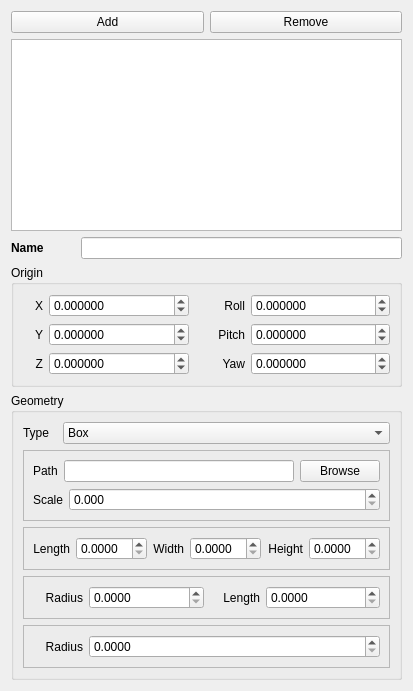
          <widget class="QWidget" name="CollisionTab">
            <attribute name="title">
              <string>Collision</string>
            </attribute>
            <layout class="QVBoxLayout">
              <item>
                <layout class="QHBoxLayout">
                  <item>
                    <widget class="QPushButton" name="AddCollisionButton">
                      <property name="text">
                        <string>Add</string>
                      </property>
                    </widget>
                  </item>
                  <item>
                    <widget class="QPushButton" name="RemoveCollisionButton">
                      <property name="text">
                        <string>Remove</string>
                      </property>
                    </widget>
                  </item>
                </layout>
              </item>
              <item>
                <widget class="QListWidget" name="CollisionListWidget"/>
              </item>
              <item>
                <layout class="QHBoxLayout">
                  <item>
                    <widget class="QLabel" name="label_47">
                      <property name="minimumSize">
                        <size>
                          <width>64</width>
                          <height>0</height>
                        </size>
                      </property>
                      <property name="font">
                        <font>
                          <weight>75</weight>
                          <bold>true</bold>
                        </font>
                      </property>
                      <property name="text">
                        <string>Name</string>
                      </property>
                    </widget>
                  </item>
                  <item>
                    <widget class="QLineEdit" name="CollisionNameLineEdit"/>
                  </item>
                </layout>
              </item>
              <item>
                <widget class="QGroupBox" name="CollisionOriginGroupBox">
                  <property name="enabled">
                    <bool>true</bool>
                  </property>
                  <property name="title">
                    <string>Origin</string>
                  </property>
                  <layout class="QGridLayout" name="gridLayout_5">
                    <item row="1" column="2">
                      <widget class="QLabel" name="label_20">
                        <property name="maximumSize">
                          <size>
                            <width>50</width>
                            <height>16777215</height>
                          </size>
                        </property>
                        <property name="layoutDirection">
                          <enum>Qt::LeftToRight</enum>
                        </property>
                        <property name="text">
                          <string>Pitch</string>
                        </property>
                        <property name="alignment">
                          <set>Qt::AlignRight|Qt::AlignTrailing|Qt::AlignVCenter</set>
                        </property>
                      </widget>
                    </item>
                    <item row="1" column="3">
                      <widget class="QDoubleSpinBox" name="CollisionOriginPitchSpinBox">
                        <property name="decimals">
                          <number>6</number>
                        </property>
                        <property name="minimum">
                          <double>-3.141592000000000</double>
                        </property>
                        <property name="maximum">
                          <double>3.141592000000000</double>
                        </property>
                        <property name="singleStep">
                          <double>0.001000000000000</double>
                        </property>
                      </widget>
                    </item>
                    <item row="2" column="0">
                      <widget class="QLabel" name="label_21">
                        <property name="maximumSize">
                          <size>
                            <width>20</width>
                            <height>16777215</height>
                          </size>
                        </property>
                        <property name="layoutDirection">
                          <enum>Qt::LeftToRight</enum>
                        </property>
                        <property name="text">
                          <string>Z</string>
                        </property>
                        <property name="alignment">
                          <set>Qt::AlignRight|Qt::AlignTrailing|Qt::AlignVCenter</set>
                        </property>
                      </widget>
                    </item>
                    <item row="0" column="3">
                      <widget class="QDoubleSpinBox" name="CollisionOriginRollSpinBox">
                        <property name="decimals">
                          <number>6</number>
                        </property>
                        <property name="minimum">
                          <double>-3.141592000000000</double>
                        </property>
                        <property name="maximum">
                          <double>3.141592000000000</double>
                        </property>
                        <property name="singleStep">
                          <double>0.001000000000000</double>
                        </property>
                      </widget>
                    </item>
                    <item row="1" column="0">
                      <widget class="QLabel" name="label_22">
                        <property name="maximumSize">
                          <size>
                            <width>20</width>
                            <height>16777215</height>
                          </size>
                        </property>
                        <property name="layoutDirection">
                          <enum>Qt::LeftToRight</enum>
                        </property>
                        <property name="text">
                          <string>Y</string>
                        </property>
                        <property name="alignment">
                          <set>Qt::AlignRight|Qt::AlignTrailing|Qt::AlignVCenter</set>
                        </property>
                      </widget>
                    </item>
                    <item row="1" column="1">
                      <widget class="QDoubleSpinBox" name="CollisionOriginYSpinBox">
                        <property name="decimals">
                          <number>6</number>
                        </property>
                        <property name="minimum">
                          <double>-10000.000000000000000</double>
                        </property>
                        <property name="maximum">
                          <double>10000.000000000000000</double>
                        </property>
                        <property name="singleStep">
                          <double>0.001000000000000</double>
                        </property>
                      </widget>
                    </item>
                    <item row="0" column="2">
                      <widget class="QLabel" name="label_23">
                        <property name="maximumSize">
                          <size>
                            <width>50</width>
                            <height>16777215</height>
                          </size>
                        </property>
                        <property name="layoutDirection">
                          <enum>Qt::LeftToRight</enum>
                        </property>
                        <property name="text">
                          <string>Roll</string>
                        </property>
                        <property name="alignment">
                          <set>Qt::AlignRight|Qt::AlignTrailing|Qt::AlignVCenter</set>
                        </property>
                      </widget>
                    </item>
                    <item row="2" column="1">
                      <widget class="QDoubleSpinBox" name="CollisionOriginZSpinBox">
                        <property name="decimals">
                          <number>6</number>
                        </property>
                        <property name="minimum">
                          <double>-10000.000000000000000</double>
                        </property>
                        <property name="maximum">
                          <double>10000.000000000000000</double>
                        </property>
                        <property name="singleStep">
                          <double>0.001000000000000</double>
                        </property>
                      </widget>
                    </item>
                    <item row="2" column="2">
                      <widget class="QLabel" name="label_24">
                        <property name="maximumSize">
                          <size>
                            <width>50</width>
                            <height>16777215</height>
                          </size>
                        </property>
                        <property name="layoutDirection">
                          <enum>Qt::LeftToRight</enum>
                        </property>
                        <property name="text">
                          <string>Yaw</string>
                        </property>
                        <property name="alignment">
                          <set>Qt::AlignRight|Qt::AlignTrailing|Qt::AlignVCenter</set>
                        </property>
                      </widget>
                    </item>
                    <item row="2" column="3">
                      <widget class="QDoubleSpinBox" name="CollisionOriginYawSpinBox">
                        <property name="decimals">
                          <number>6</number>
                        </property>
                        <property name="minimum">
                          <double>-3.141592000000000</double>
                        </property>
                        <property name="maximum">
                          <double>3.141592000000000</double>
                        </property>
                        <property name="singleStep">
                          <double>0.001000000000000</double>
                        </property>
                      </widget>
                    </item>
                    <item row="0" column="1">
                      <widget class="QDoubleSpinBox" name="CollisionOriginXSpinBox">
                        <property name="decimals">
                          <number>6</number>
                        </property>
                        <property name="minimum">
                          <double>-10000.000000000000000</double>
                        </property>
                        <property name="maximum">
                          <double>10000.000000000000000</double>
                        </property>
                        <property name="singleStep">
                          <double>0.001000000000000</double>
                        </property>
                      </widget>
                    </item>
                    <item row="0" column="0">
                      <widget class="QLabel" name="label_25">
                        <property name="maximumSize">
                          <size>
                            <width>20</width>
                            <height>16777215</height>
                          </size>
                        </property>
                        <property name="layoutDirection">
                          <enum>Qt::LeftToRight</enum>
                        </property>
                        <property name="text">
                          <string>X</string>
                        </property>
                        <property name="alignment">
                          <set>Qt::AlignRight|Qt::AlignTrailing|Qt::AlignVCenter</set>
                        </property>
                      </widget>
                    </item>
                  </layout>
                </widget>
              </item>
              <item>
                <widget class="QGroupBox" name="CollisionGeometryGroupBox">
                  <property name="enabled">
                    <bool>true</bool>
                  </property>
                  <property name="title">
                    <string>Geometry</string>
                  </property>
                  <layout class="QGridLayout" name="gridLayout_6">
                    <item row="2" column="0" colspan="2">
                      <widget class="QFrame" name="CollisionGeometryBoxTypeFrame">
                        <property name="frameShape">
                          <enum>QFrame::StyledPanel</enum>
                        </property>
                        <property name="frameShadow">
                          <enum>QFrame::Raised</enum>
                        </property>
                        <layout class="QHBoxLayout">
                          <item>
                            <widget class="QLabel" name="label_27">
                              <property name="maximumSize">
                                <size>
                                  <width>50</width>
                                  <height>16777215</height>
                                </size>
                              </property>
                              <property name="layoutDirection">
                                <enum>Qt::LeftToRight</enum>
                              </property>
                              <property name="text">
                                <string>Length</string>
                              </property>
                              <property name="alignment">
                                <set>Qt::AlignRight|Qt::AlignTrailing|Qt::AlignVCenter</set>
                              </property>
                            </widget>
                          </item>
                          <item>
                            <widget class="QDoubleSpinBox" name="CollisionGeometryBoxLengthSpinBox">
                              <property name="decimals">
                                <number>4</number>
                              </property>
                              <property name="singleStep">
                                <double>0.001000000000000</double>
                              </property>
                            </widget>
                          </item>
                          <item>
                            <widget class="QLabel" name="label_26">
                              <property name="maximumSize">
                                <size>
                                  <width>50</width>
                                  <height>16777215</height>
                                </size>
                              </property>
                              <property name="layoutDirection">
                                <enum>Qt::LeftToRight</enum>
                              </property>
                              <property name="text">
                                <string>Width</string>
                              </property>
                              <property name="alignment">
                                <set>Qt::AlignRight|Qt::AlignTrailing|Qt::AlignVCenter</set>
                              </property>
                            </widget>
                          </item>
                          <item>
                            <widget class="QDoubleSpinBox" name="CollisionGeometryBoxWidthSpinBox">
                              <property name="decimals">
                                <number>4</number>
                              </property>
                              <property name="singleStep">
                                <double>0.001000000000000</double>
                              </property>
                            </widget>
                          </item>
                          <item>
                            <widget class="QLabel" name="label_28">
                              <property name="maximumSize">
                                <size>
                                  <width>50</width>
                                  <height>16777215</height>
                                </size>
                              </property>
                              <property name="layoutDirection">
                                <enum>Qt::LeftToRight</enum>
                              </property>
                              <property name="text">
                                <string>Height</string>
                              </property>
                              <property name="alignment">
                                <set>Qt::AlignRight|Qt::AlignTrailing|Qt::AlignVCenter</set>
                              </property>
                            </widget>
                          </item>
                          <item>
                            <widget class="QDoubleSpinBox" name="CollisionGeometryBoxHeightSpinBox">
                              <property name="decimals">
                                <number>4</number>
                              </property>
                              <property name="singleStep">
                                <double>0.001000000000000</double>
                              </property>
                            </widget>
                          </item>
                        </layout>
                      </widget>
                    </item>
                    <item row="0" column="1">
                      <widget class="QComboBox" name="CollisionGeometryTypeComboBox">
                        <item>
                          <property name="text">
                            <string>Box</string>
                          </property>
                        </item>
                        <item>
                          <property name="text">
                            <string>Cylinder</string>
                          </property>
                        </item>
                        <item>
                          <property name="text">
                            <string>Sphere</string>
                          </property>
                        </item>
                        <item>
                          <property name="text">
                            <string>Mesh</string>
                          </property>
                        </item>
                      </widget>
                    </item>
                    <item row="0" column="0">
                      <widget class="QLabel" name="label_29">
                        <property name="maximumSize">
                          <size>
                            <width>34</width>
                            <height>16777215</height>
                          </size>
                        </property>
                        <property name="text">
                          <string>Type</string>
                        </property>
                      </widget>
                    </item>
                    <item row="4" column="0" colspan="2">
                      <widget class="QFrame" name="CollisionGeometrySphereTypeFrame">
                        <property name="frameShape">
                          <enum>QFrame::StyledPanel</enum>
                        </property>
                        <property name="frameShadow">
                          <enum>QFrame::Raised</enum>
                        </property>
                        <layout class="QHBoxLayout">
                          <item>
                            <widget class="QLabel" name="label_30">
                              <property name="maximumSize">
                                <size>
                                  <width>50</width>
                                  <height>16777215</height>
                                </size>
                              </property>
                              <property name="layoutDirection">
                                <enum>Qt::LeftToRight</enum>
                              </property>
                              <property name="text">
                                <string>Radius</string>
                              </property>
                              <property name="alignment">
                                <set>Qt::AlignRight|Qt::AlignTrailing|Qt::AlignVCenter</set>
                              </property>
                            </widget>
                          </item>
                          <item>
                            <widget class="QDoubleSpinBox" name="CollisionGeometrySphereRadiusSpinBox">
                              <property name="decimals">
                                <number>4</number>
                              </property>
                              <property name="singleStep">
                                <double>0.001000000000000</double>
                              </property>
                            </widget>
                          </item>
                        </layout>
                      </widget>
                    </item>
                    <item row="3" column="0" colspan="2">
                      <widget class="QFrame" name="CollisionGeometryCylinderTypeFrame">
                        <property name="frameShape">
                          <enum>QFrame::StyledPanel</enum>
                        </property>
                        <property name="frameShadow">
                          <enum>QFrame::Raised</enum>
                        </property>
                        <layout class="QHBoxLayout">
                          <item>
                            <widget class="QLabel" name="label_31">
                              <property name="maximumSize">
                                <size>
                                  <width>50</width>
                                  <height>16777215</height>
                                </size>
                              </property>
                              <property name="layoutDirection">
                                <enum>Qt::LeftToRight</enum>
                              </property>
                              <property name="text">
                                <string>Radius</string>
                              </property>
                              <property name="alignment">
                                <set>Qt::AlignRight|Qt::AlignTrailing|Qt::AlignVCenter</set>
                              </property>
                            </widget>
                          </item>
                          <item>
                            <widget class="QDoubleSpinBox" name="CollisionGeometryCylinderRadiusSpinBox">
                              <property name="decimals">
                                <number>4</number>
                              </property>
                              <property name="singleStep">
                                <double>0.001000000000000</double>
                              </property>
                            </widget>
                          </item>
                          <item>
                            <widget class="QLabel" name="label_32">
                              <property name="maximumSize">
                                <size>
                                  <width>50</width>
                                  <height>16777215</height>
                                </size>
                              </property>
                              <property name="layoutDirection">
                                <enum>Qt::LeftToRight</enum>
                              </property>
                              <property name="text">
                                <string>Length</string>
                              </property>
                              <property name="alignment">
                                <set>Qt::AlignRight|Qt::AlignTrailing|Qt::AlignVCenter</set>
                              </property>
                            </widget>
                          </item>
                          <item>
                            <widget class="QDoubleSpinBox" name="CollisionGeometryCylinderLengthSpinBox">
                              <property name="decimals">
                                <number>4</number>
                              </property>
                              <property name="singleStep">
                                <double>0.001000000000000</double>
                              </property>
                            </widget>
                          </item>
                        </layout>
                      </widget>
                    </item>
                    <item row="1" column="0" colspan="2">
                      <widget class="QFrame" name="CollisionGeometryMeshTypeFrame">
                        <property name="frameShape">
                          <enum>QFrame::StyledPanel</enum>
                        </property>
                        <property name="frameShadow">
                          <enum>QFrame::Raised</enum>
                        </property>
                        <layout class="QVBoxLayout">
                          <item>
                            <layout class="QHBoxLayout">
                              <item>
                                <widget class="QLabel" name="label_13">
                                  <property name="sizePolicy">
                                    <sizepolicy hsizetype="Preferred" vsizetype="Preferred">
                                      <horstretch>0</horstretch>
                                      <verstretch>0</verstretch>
                                    </sizepolicy>
                                  </property>
                                  <property name="maximumSize">
                                    <size>
                                      <width>16777215</width>
                                      <height>16777215</height>
                                    </size>
                                  </property>
                                  <property name="text">
                                    <string>Path</string>
                                  </property>
                                </widget>
                              </item>
                              <item>
                                <widget class="QLineEdit" name="CollisionGeometryMeshPathLineEdit">
                                  <property name="focusPolicy">
                                    <enum>Qt::NoFocus</enum>
                                  </property>
                                  <property name="readOnly">
                                    <bool>true</bool>
                                  </property>
                                </widget>
                              </item>
                              <item>
                                <widget class="QPushButton" name="CollisionGeometryMeshBrowseButton">
                                  <property name="text">
                                    <string>Browse</string>
                                  </property>
                                </widget>
                              </item>
                            </layout>
                          </item>
                          <item>
                            <layout class="QHBoxLayout">
                              <item>
                                <widget class="QLabel" name="CollisionGeometryMeshScaleLabel">
                                  <property name="sizePolicy">
                                    <sizepolicy hsizetype="Preferred" vsizetype="Preferred">
                                      <horstretch>0</horstretch>
                                      <verstretch>0</verstretch>
                                    </sizepolicy>
                                  </property>
                                  <property name="maximumSize">
                                    <size>
                                      <width>50</width>
                                      <height>16777215</height>
                                    </size>
                                  </property>
                                  <property name="layoutDirection">
                                    <enum>Qt::LeftToRight</enum>
                                  </property>
                                  <property name="text">
                                    <string>Scale</string>
                                  </property>
                                </widget>
                              </item>
                              <item>
                                <widget class="QDoubleSpinBox" name="CollisionGeometryMeshScaleSpinBox">
                                  <property name="sizePolicy">
                                    <sizepolicy hsizetype="Expanding" vsizetype="Fixed">
                                      <horstretch>0</horstretch>
                                      <verstretch>0</verstretch>
                                    </sizepolicy>
                                  </property>
                                  <property name="focusPolicy">
                                    <enum>Qt::WheelFocus</enum>
                                  </property>
                                  <property name="decimals">
                                    <number>3</number>
                                  </property>
                                  <property name="maximum">
                                    <double>1000.000000000000000</double>
                                  </property>
                                  <property name="singleStep">
                                    <double>0.001000000000000</double>
                                  </property>
                                </widget>
                              </item>
                            </layout>
                          </item>
                        </layout>
                      </widget>
                    </item>
                  </layout>
                </widget>
              </item>
            </layout>
          </widget>
